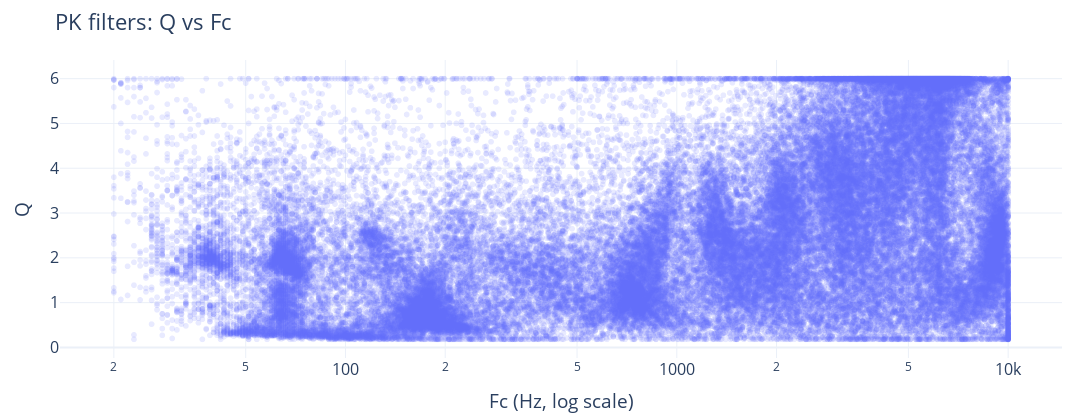

Notebook source saved alongside this figure:
### Code cell
fig = px.scatter(
    qdf,
    x="fc_hz",
    y="q",
    opacity=0.15,
    title="PK filters: Q vs Fc"
)
fig.update_layout(**COMMON_LAYOUT)
fig.update_xaxes(type="log", title="Fc (Hz, log scale)")
fig.update_yaxes(title="Q")
fig.show()

### Figure 1 — Plotly figure (JSON) as saved in the notebook; plotly's stock layout.template omitted (floating-point values rounded to 4 significant figures; data arrays with more than 128 entries replaced by an {"elided": "..."} marker saying what was removed)
{"data": [{"hovertemplate": "fc_hz=%{x}<br>q=%{y}<extra></extra>", "legendgroup": "", "marker": {"color": "#636efa", "opacity": 0.15, "symbol": "circle"}, "mode": "markers", "name": "", "showlegend": false, "x": {"elided": "70800 float values"}, "xaxis": "x", "y": {"elided": "70800 float values"}, "yaxis": "y", "type": "scattergl"}], "layout": {"xaxis": {"anchor": "y", "domain": [0.0, 1.0], "title": {"text": "Fc (Hz, log scale)"}, "type": "log"}, "yaxis": {"anchor": "x", "domain": [0.0, 1.0], "title": {"text": "Q"}}, "legend": {"tracegroupgap": 0}, "title": {"text": "PK filters: Q vs Fc"}, "margin": {"l": 60, "r": 30, "t": 60, "b": 55}, "font": {"size": 16}, "width": 1100, "height": 420}}
